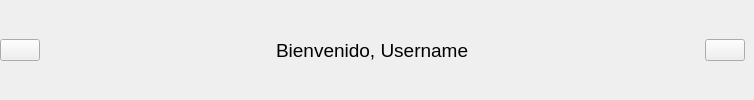
        <widget class="QWidget" name="barraSuperior" native="true">
         <property name="minimumSize">
          <size>
           <width>0</width>
           <height>40</height>
          </size>
         </property>
         <layout class="QHBoxLayout" name="horizontalLayout_4">
          <property name="spacing">
           <number>0</number>
          </property>
          <property name="leftMargin">
           <number>0</number>
          </property>
          <property name="topMargin">
           <number>0</number>
          </property>
          <property name="rightMargin">
           <number>9</number>
          </property>
          <property name="bottomMargin">
           <number>0</number>
          </property>
          <item>
           <widget class="QPushButton" name="btnCambioMenu">
            <property name="text">
             <string/>
            </property>
            <property name="icon">
             <iconset resource="resource.qrc">
              <normaloff>:/icon/icon/menu-4-32.ico</normaloff>:/icon/icon/menu-4-32.ico</iconset>
            </property>
            <property name="iconSize">
             <size>
              <width>14</width>
              <height>14</height>
             </size>
            </property>
            <property name="checkable">
             <bool>true</bool>
            </property>
           </widget>
          </item>
          <item>
           <spacer name="horizontalSpacer">
            <property name="orientation">
             <enum>Qt::Orientation::Horizontal</enum>
            </property>
            <property name="sizeHint" stdset="0">
             <size>
              <width>236</width>
              <height>20</height>
             </size>
            </property>
           </spacer>
          </item>
          <item>
           <layout class="QHBoxLayout" name="horizontalLayout">
            <property name="spacing">
             <number>10</number>
            </property>
           </layout>
          </item>
          <item>
           <widget class="QLabel" name="lblUsername">
            <property name="font">
             <font>
              <pointsize>14</pointsize>
              <bold>false</bold>
              <kerning>true</kerning>
             </font>
            </property>
            <property name="text">
             <string>Bienvenido, Username</string>
            </property>
            <property name="margin">
             <number>0</number>
            </property>
           </widget>
          </item>
          <item>
           <spacer name="horizontalSpacer_2">
            <property name="orientation">
             <enum>Qt::Orientation::Horizontal</enum>
            </property>
            <property name="sizeHint" stdset="0">
             <size>
              <width>236</width>
              <height>20</height>
             </size>
            </property>
           </spacer>
          </item>
          <item>
           <widget class="QPushButton" name="user_btn">
            <property name="text">
             <string/>
            </property>
            <property name="icon">
             <iconset resource="resource.qrc">
              <normaloff>:/icon/icon/user-48.ico</normaloff>:/icon/icon/user-48.ico</iconset>
            </property>
           </widget>
          </item>
         </layout>
        </widget>
